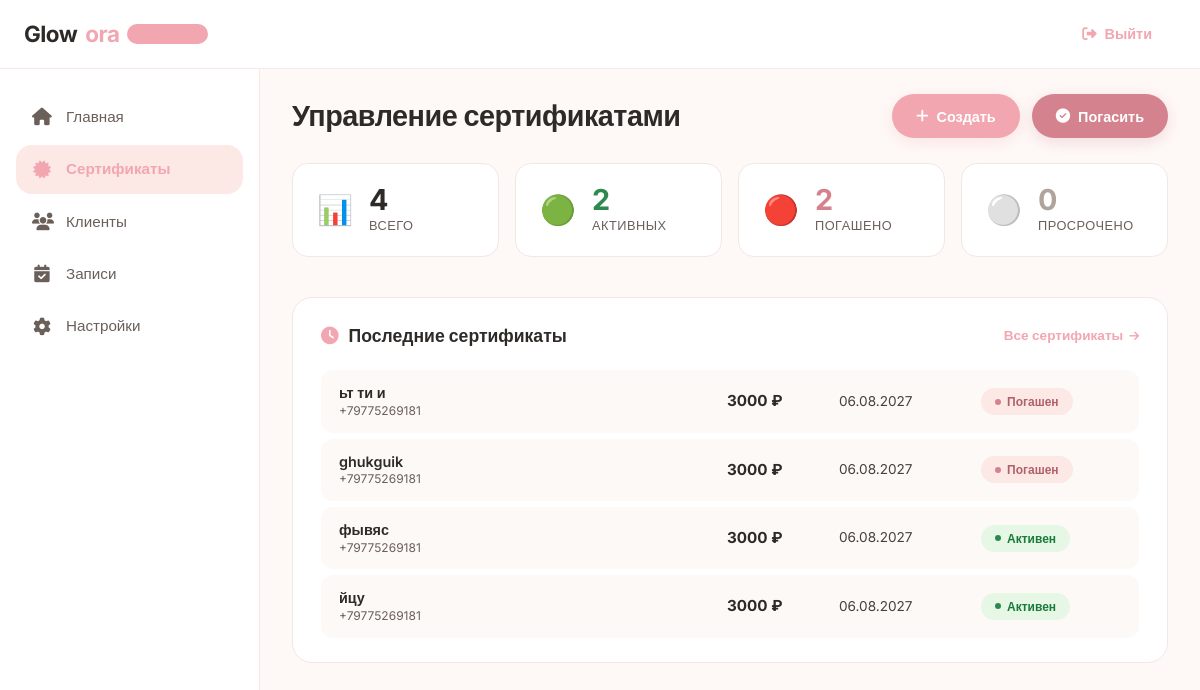
Screenshot of /admin-dashboard/certificates/ (signed in) with the database file from the repository.
### cert_app/models.py (models this page shows, shortened)
class CertificateModel(models.Model):
    phone = models.CharField("Телефон", max_length=16)
    email = models.CharField("Почта", max_length=128)
    expire_date = models.DateField("Действует до:")
    is_used = models.BooleanField("Использован?", default=False)
    price = models.PositiveIntegerField("На сумму:")
    used_date = models.DateTimeField("Дата использования", blank=True, null=True)
    token = models.CharField(max_length=128, unique=True)
    qr_code = models.ImageField(blank=True, null=True)
    email_sended = models.BooleanField("Отправлен на почту?", default=False)
    client_name = models.CharField("Имя клиента", max_length=100, blank=True)
    created_at = models.DateTimeField("Дата создания", auto_now_add=True)
    class Meta:
        verbose_name = "Сертификат"
        verbose_name_plural = "Сертификаты"
        ordering = ['-created_at']

### cert_app/views.py (the view)
# urls.py: path('', views.IndexView.as_view(), name='index'),
class IndexView(CertAdminRequiredMixin, TemplateView):
    template_name = 'cert_app/index.html'
    def get_context_data(self, **kwargs):
        context = super().get_context_data(**kwargs)
        stats = cert_controller.get_statistics()
        context.update(stats)
        context['recent_certificates'] = cert_controller.get_all_certificates()[:5]
        return context

### cert_app/controllers.py (called while the page is built)
    def get_statistics(self):
        total = CertificateModel.objects.count()
        active = CertificateModel.objects.filter(
            is_used=False,
            expire_date__gte=timezone.now().date()
        ).count()
        redeemed = CertificateModel.objects.filter(is_used=True).count()
        expired = CertificateModel.objects.filter(
            is_used=False,
            expire_date__lt=timezone.now().date()
        ).count()
        return {
            'total': total,
            'active': active,
            'redeemed': redeemed,
            'expired': expired,
        }

    def get_all_certificates(self):
        return CertificateModel.objects.all()

### cert_app/views.py (called while the page is built)
    def test_func(self):
        return self.request.user.is_authenticated and self.request.user.is_staff

### cert_app/templates/cert_app/index.html (shortened to what this page needs)
{% extends 'dashboard_base.html' %}
{% load static %}
{% block page_title %}Управление сертификатами{% endblock %}
{% block actions %}
    <div class="action-buttons">
        <a href="{% url 'cert_app:add' %}" class="btn btn-primary">
            <i class="fas fa-plus"></i> Создать
        </a>
        <a href="{% url 'cert_app:redeem' %}" class="btn btn-redeem">
            <i class="fas fa-check-circle"></i> Погасить
        </a>
    </div>
{% endblock %}
{% block content %}
<div class="dashboard">
    <div class="stats-grid">
        <div class="stat-card stat-total">
            <div class="stat-icon">📊</div>
            <div class="stat-body">
                <div class="stat-number">{{ total }}</div>
                <div class="stat-label">Всего</div>
            </div>
        </div>
        <div class="stat-card stat-active">
            <div class="stat-icon">🟢</div>
            <div class="stat-body">
                <div class="stat-number">{{ active }}</div>
                <div class="stat-label">Активных</div>
            </div>
        </div>
        <div class="stat-card stat-redeemed">
            <div class="stat-icon">🔴</div>
            <div class="stat-body">
                <div class="stat-number">{{ redeemed }}</div>
                <div class="stat-label">Погашено</div>
            </div>
        </div>
        <div class="stat-card stat-expired">
            <div class="stat-icon">⚪</div>
            <div class="stat-body">
                <div class="stat-number">{{ expired }}</div>
                <div class="stat-label">Просрочено</div>
            </div>
        </div>
    </div>
    <div class="recent-section">
        <div class="section-header">
            <h2 class="section-title">
                <i class="fas fa-clock"></i> Последние сертификаты
            </h2>
            <a href="{% url 'cert_app:list' %}" class="view-all-link">
                Все сертификаты <i class="fas fa-arrow-right"></i>
            </a>
        </div>
        {% if recent_certificates %}
            <div class="certificates-list">
                {% for cert in recent_certificates %}
                    <a href="{% url 'cert_app:detail' cert.pk %}" class="cert-row-link">
                        <div class="cert-row">
                            <div class="cert-cell cert-client">
                                <div class="client-info">
                                    <span class="client-name">{{ cert.client_name|default:"—" }}</span>
                                    <span class="client-phone">{{ cert.phone }}</span>
                                </div>
                            </div>
                            <div class="cert-cell cert-price">
                                <span class="price-value">{{ cert.price }} ₽</span>
                            </div>
                            <div class="cert-cell cert-expire">
                                <span class="expire-date">{{ cert.expire_date|date:"d.m.Y" }}</span>
                            </div>
                            <div class="cert-cell cert-status">
                                {% if cert.is_used %}
                                    <span class="status-badge status-redeemed">
                                        <span class="status-dot"></span> Погашен
                                    </span>
                                {% elif cert.expire_date < now %}
                                    <span class="status-badge status-expired">
                                        <span class="status-dot"></span> Просрочен
                                    </span>
                                {% else %}
                                    <span class="status-badge status-active">
                                        <span class="status-dot"></span> Активен
                                    </span>
                                {% endif %}
                            </div>
                        </div>
                    </a>
                {% endfor %}
            </div>
        {% endif %}
    </div>
</div>
{% endblock %}

### static/beauty_app/css/admin.css (style rules this page uses)
* { margin: 0; padding: 0; box-sizing: border-box; }
:root { --primary: #f2a6b0; --primary-dark: #e8919c; --primary-light: #fce8e5; --bg: #fef9f7; --text: #2d2a28; --text-light: #6b5f5a; --white: #fff; --border: #f5e8e5; --shadow: 0 4px 20px rgba(0, 0, 0, 0.06); --radius: 16px; --transition: 0.3s ease; }
body { font-family: 'Inter', sans-serif; background: var(--bg); color: var(--text); line-height: 1.6; }
a { text-decoration: none; color: inherit; }
.btn { display: inline-flex; align-items: center; gap: 8px; padding: 10px 24px; border-radius: 60px; font-weight: 600; font-size: 0.9rem; border: none; cursor: pointer; transition: var(--transition); text-decoration: none; }
.btn-primary { background: var(--primary); color: var(--white); box-shadow: 0 4px 20px rgba(242, 166, 176, 0.3); }
.status-active { background: #e6f7e6; color: #2d8a4e; }

### cert_app/templates/cert_app/index.html (style rules this page uses)
.dashboard { max-width: 1200px; }
.action-buttons { display: flex; gap: 12px; flex-wrap: wrap; }
.btn { display: inline-flex; align-items: center; justify-content: center; gap: 8px; padding: 10px 24px; border-radius: 60px; font-weight: 600; font-size: 0.9rem; text-decoration: none; transition: all 0.25s ease; border: none; cursor: pointer; white-space: nowrap; min-height: 44px; }
.btn i { font-size: 0.9rem; }
.btn-primary { background: #f2a6b0; color: #ffffff; box-shadow: 0 4px 16px rgba(242, 166, 176, 0.25); }
.btn-redeem { background: #d4838e; color: #ffffff; box-shadow: 0 4px 16px rgba(212, 131, 142, 0.25); }
.stats-grid { display: grid; grid-template-columns: repeat(4, 1fr); gap: 16px; margin-bottom: 40px; }
.stat-card { background: #ffffff; border-radius: 16px; padding: 20px 24px; border: 1px solid #f0e8e5; display: flex; align-items: center; gap: 16px; transition: all 0.25s ease; }
.stat-icon { font-size: 1.8rem; line-height: 1; flex-shrink: 0; }
.stat-body { display: flex; flex-direction: column; }
.stat-number { font-size: 1.8rem; font-weight: 700; color: #2d2a28; line-height: 1.1; }
.stat-label { font-size: 0.8rem; font-weight: 500; color: #6b5f5a; text-transform: uppercase; letter-spacing: 0.5px; }
.stat-total .stat-number { color: #2d2a28; }
.stat-active .stat-number { color: #2d8a4e; }
.stat-redeemed .stat-number { color: #d4838e; }
.stat-expired .stat-number { color: #b0a39c; }
.recent-section { background: #ffffff; border-radius: 20px; border: 1px solid #f0e8e5; padding: 24px 28px; }
.section-header { display: flex; align-items: center; justify-content: space-between; margin-bottom: 20px; flex-wrap: wrap; gap: 12px; }
.section-title { font-size: 1.1rem; font-weight: 700; color: #2d2a28; display: flex; align-items: center; gap: 10px; margin: 0; }
.section-title i { color: #f2a6b0; }
.view-all-link { font-size: 0.85rem; font-weight: 600; color: #f2a6b0; text-decoration: none; display: flex; align-items: center; gap: 6px; transition: all 0.2s ease; white-space: nowrap; }
.view-all-link i { font-size: 0.7rem; transition: transform 0.2s ease; }
.certificates-list { display: flex; flex-direction: column; gap: 6px; }
.cert-row-link { text-decoration: none; color: inherit; display: block; border-radius: 12px; transition: all 0.2s ease; }
.cert-row { display: grid; grid-template-columns: 1fr 100px 130px 140px; align-items: center; padding: 14px 18px; border-radius: 12px; background: #fcf9f7; transition: all 0.2s ease; gap: 12px; }
.cert-cell { display: flex; align-items: center; }
.client-info { display: flex; flex-direction: column; line-height: 1.3; }
.client-name { font-size: 0.9rem; font-weight: 600; color: #2d2a28; }
.client-phone { font-size: 0.75rem; color: #6b5f5a; }
.price-value { font-size: 0.95rem; font-weight: 700; color: #2d2a28; }
.expire-date { font-size: 0.85rem; color: #4a3f3a; }
.status-badge { display: inline-flex; align-items: center; gap: 6px; font-size: 0.75rem; font-weight: 600; padding: 4px 14px; border-radius: 40px; background: #f0edeb; color: #6b5f5a; }
.status-dot { display: inline-block; width: 6px; height: 6px; border-radius: 50%; flex-shrink: 0; }
.status-active { background: #e6f7e6; color: #1a7a3a; }
.status-active .status-dot { background: #2d8a4e; }
.status-redeemed { background: #fce8e5; color: #b0606a; }
.status-redeemed .status-dot { background: #d4838e; }

### rows the page displays
CertificateModel: client_name "ьт ти и", phone "+79775269181", price "3000", expire_date "06.08.2027", is_used True (drawn)
CertificateModel: client_name "ghukguik", phone "+79775269181", price "3000", expire_date "06.08.2027", is_used True (drawn)
CertificateModel: client_name "фывяс", phone "+79775269181", price "3000", expire_date "06.08.2027", is_used False (drawn)
CertificateModel: client_name "йцу", phone "+79775269181", price "3000", expire_date "06.08.2027", is_used False (drawn)

### other values shown
{{ total }} "4"
{{ active }} "2"
{{ redeemed }} "2"
{{ expired }} "0"
